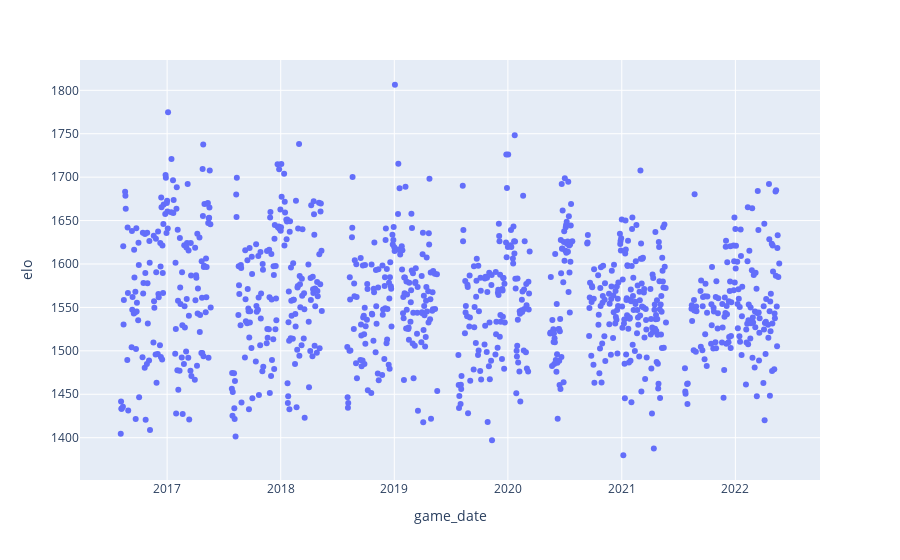

The notebook cell this image was saved under:
### Code cell
px.scatter(df.groupby("game_date").aggregate({"elo": "mean", "opposition_elo": "mean"}).reset_index(), x="game_date", y="elo")

### Figure 1 — Plotly figure (JSON) as saved in the notebook; plotly's stock layout.template omitted (floating-point values rounded to 4 significant figures; data arrays with more than 128 entries replaced by an {"elided": "..."} marker saying what was removed)
{"data": [{"hovertemplate": "game_date=%{x}<br>elo=%{y}<extra></extra>", "legendgroup": "", "marker": {"color": "#636efa", "symbol": "circle"}, "mode": "markers", "name": "", "orientation": "v", "showlegend": false, "type": "scatter", "x": {"elided": "994 str values"}, "xaxis": "x", "y": {"elided": "994 float values"}, "yaxis": "y"}], "layout": {"legend": {"tracegroupgap": 0}, "margin": {"t": 60}, "xaxis": {"anchor": "y", "domain": [0, 1], "title": {"text": "game_date"}}, "yaxis": {"anchor": "x", "domain": [0, 1], "title": {"text": "elo"}}}}
